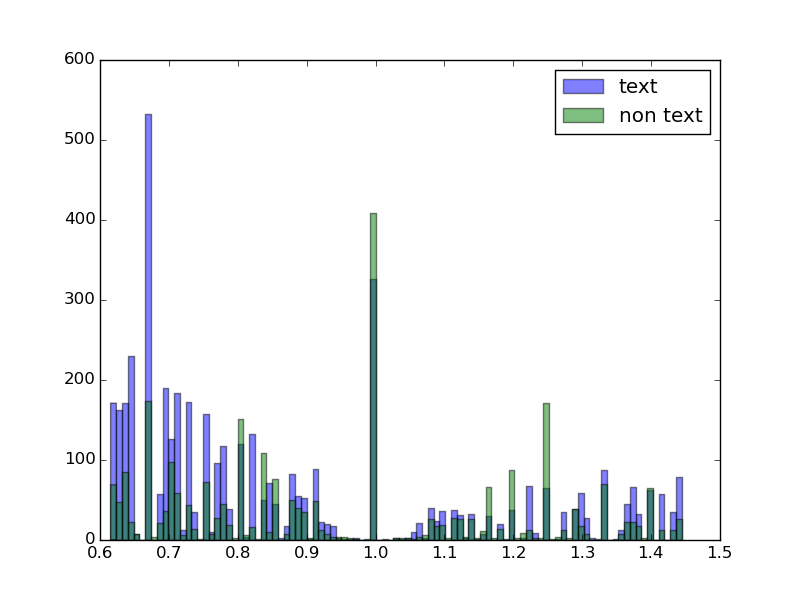
#> input picture extra-things/aspectratiohisttextnontext25to75percentile.png, 800 x 600 px
$ python convolutionalkmeans.py ../extra-things/aspectratiohisttextnontext25to75percentile.png   (Python 2 division)   (older library calls are emulated)
#> lines starting #> are read from the running program, lines starting #| are printed output that depends on the picture; after the words box and inside, x2 and y2 are one past the last pixel; in counts of white or black regions, pixels touching at a corner belong together; long printed decimals are rounded
from __future__ import division
from PIL import Image
import numpy as np
from matplotlib import pyplot as plt
import matplotlib.cm as cm
import sys
import colorsys
from skimage.io import imread
from skimage.filters import threshold_otsu
import copy

K=100
def getS(D,X):
	S=np.zeros((D.shape[1],X.shape[1]))
	for i in range(0,X.shape[1]):
		xi=X[:,i]
		maxindex=0
		maxval=0
		for j in range(0,D.shape[1]):
			dj=D[:,j]
			p=np.dot(xi,dj)
			if p>maxval:
				maxval=p
				maxindex=j
		S[maxindex][i]=maxval
	return S

def columnNormalize(D):
	temp=copy.deepcopy(D)

	for r in range(0,D.shape[1]):
		x=D[:,r]
		norm=np.linalg.norm(x)
		if norm==0:
			temp[:,r]=x
		else:
			temp[:,r]=temp[:,r]/norm
			print norm,np.count_nonzero(D[:,r]),temp[:,r][0],np.count_nonzero(temp[:,r])
	return temp

def dict_learning(enfeatures):
	X=np.transpose(enfeatures) #each column is a data point now, there are 81 rows and
	#no. of columns = no. of black pixels
	#initialization with K cluster centers (choose k cluster centers randomly)
	randomindices=np.random.randint(X.shape[1],size=100) #choose 100 cluster centers to initialize
	D=X[:,randomindices]

	D=columnNormalize(D)
	#print X.shape, D.shape, D[].shape[1]
	S=getS(D,X)
	print S.shape, np.count_nonzero(S[0,:])

def image_featurization(image):
	#binarization
	thresh = threshold_otsu(image)
	binary = np.array(np.logical_not(image > thresh),dtype=np.uint8) #black pixels=1
	blackindices=np.nonzero(binary)
	print blackindices[0].shape
	#eight neighborhood patch
	enfeatures=[]
	for x,y in zip(blackindices[0],blackindices[1]):
		enfeatures.append(np.reshape(binary[x-4:x+5,y-4:y+5],81))
	enfeatures=dict_learning(enfeatures)

def main():
	imagefile=sys.argv[1]
	image=imread(imagefile,as_grey=True)
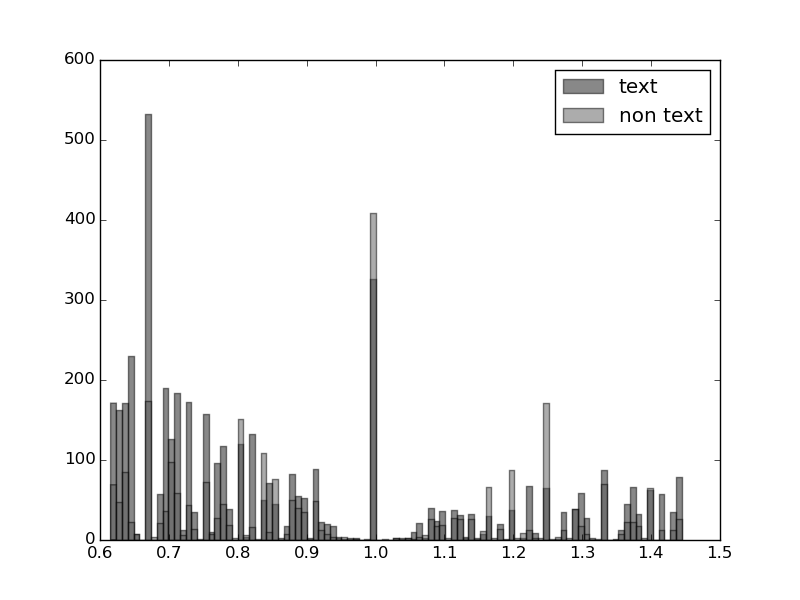
#> image: shape (600, 800) float64; min 0, max 1, mean 0.953
	image_featurization(image)
#> in image_featurization, `thresh = threshold_otsu(image)`: thresh = 0.682
#> in image_featurization, `binary = np.array(np.logical_not(image > thresh),dtype=np.uint8)`:
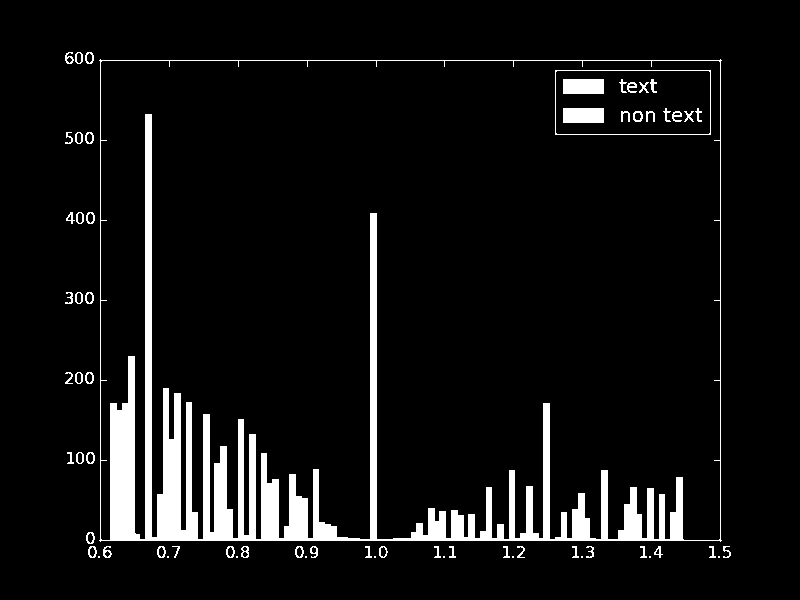
#> binary: shape (600, 800); values 0 (black) and 1 (white), 6.9% white; 64 white regions (10 under 20 px), largest, box (x1, y1, x2, y2) and area: (99, 59, 722, 542) 29006, (563, 79, 604, 94) 615, (563, 108, 604, 123) 615
#> in image_featurization, `blackindices=np.nonzero(binary)`: blackindices = 33127 positions, rows 52 to 557, columns 65 to 730
#| (33127,)
#> the loop in image_featurization, `for x,y in zip(blackindices[0],blackindices[1]):` made 33127 passes
#> (x, y) on passes 1 to 3: (52, 68), (52, 69), (52, 70)
#> after the loop in image_featurization, `for x,y in zip(blackindices[0],blackindices[1]):`: enfeatures = 33127 items
#> in dict_learning, `randomindices=np.random.randint(X.shape[1],size=100)`: randomindices = 100 values, max 33075 at index 92, min 797 at index 24, mean 16898.4
#> in dict_learning, `D=X[:,randomindices]`:
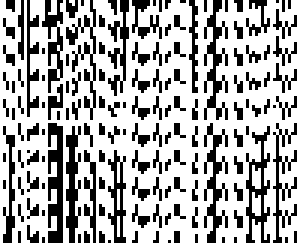
#> D: shape (81, 100) (shown 3 times larger); values 0 (black) and 1 (white), 67.5% white; black in thin lines or dots
#> the loop in columnNormalize, `for r in range(0,D.shape[1]):` made 100 passes
#> norm on passes 1 to 12: 9, 7.35, 7.35, 6, 6.71, 9, 6.71, 7, 9, 4.47, 7.94, 7.35
#| 9.0 81 0 0
#| 7.348 54 0 0
#| 7.348 54 0 0
#| 6.0 36 0 0
#| 6.708 45 0 0
#| 9.0 81 0 0
#| 6.708 45 0 0
#| 7.0 49 0 0
#> (further printed lines are left out)
#> after the loop in columnNormalize, `for r in range(0,D.shape[1]):`: temp: shape (81, 100); every value is 0
#| (100, 33127) 0

if __name__=="__main__":
	main()
